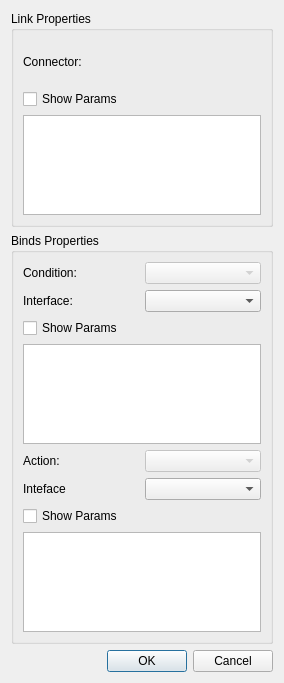
<?xml version="1.0" encoding="UTF-8"?>
<ui version="4.0">
 <class>StructuralLinkForm</class>
 <widget class="QDialog" name="StructuralLinkForm">
  <property name="geometry">
   <rect>
    <x>0</x>
    <y>0</y>
    <width>284</width>
    <height>683</height>
   </rect>
  </property>
  <property name="sizePolicy">
   <sizepolicy hsizetype="Expanding" vsizetype="Expanding">
    <horstretch>0</horstretch>
    <verstretch>0</verstretch>
   </sizepolicy>
  </property>
  <property name="windowTitle">
   <string>New Link</string>
  </property>
  <layout class="QGridLayout" name="lyDialog">
   <item row="2" column="0">
    <widget class="QDialogButtonBox" name="buttonBox">
     <property name="orientation">
      <enum>Qt::Horizontal</enum>
     </property>
     <property name="standardButtons">
      <set>QDialogButtonBox::Cancel|QDialogButtonBox::Ok</set>
     </property>
    </widget>
   </item>
   <item row="0" column="0">
    <widget class="QGroupBox" name="gpLink">
     <property name="sizePolicy">
      <sizepolicy hsizetype="Expanding" vsizetype="Expanding">
       <horstretch>0</horstretch>
       <verstretch>0</verstretch>
      </sizepolicy>
     </property>
     <property name="title">
      <string>Link Properties</string>
     </property>
     <layout class="QGridLayout" name="lyLink">
      <item row="0" column="0">
       <widget class="QLabel" name="lbLink">
        <property name="text">
         <string>Connector:</string>
        </property>
       </widget>
      </item>
      <item row="2" column="0">
       <widget class="QCheckBox" name="kbLinkParams">
        <property name="text">
         <string>Show Params</string>
        </property>
        <property name="checked">
         <bool>false</bool>
        </property>
        <property name="tristate">
         <bool>false</bool>
        </property>
       </widget>
      </item>
      <item row="3" column="0" colspan="2">
       <widget class="QTableView" name="tbLinkParams">
        <property name="minimumSize">
         <size>
          <width>0</width>
          <height>100</height>
         </size>
        </property>
        <property name="maximumSize">
         <size>
          <width>16777215</width>
          <height>100</height>
         </size>
        </property>
       </widget>
      </item>
     </layout>
    </widget>
   </item>
   <item row="1" column="0">
    <widget class="QGroupBox" name="gpBinds">
     <property name="sizePolicy">
      <sizepolicy hsizetype="Expanding" vsizetype="Expanding">
       <horstretch>0</horstretch>
       <verstretch>0</verstretch>
      </sizepolicy>
     </property>
     <property name="title">
      <string>Binds Properties</string>
     </property>
     <layout class="QGridLayout" name="lyBinds">
      <item row="5" column="0">
       <widget class="QLabel" name="lbActionInterface">
        <property name="text">
         <string>Inteface</string>
        </property>
       </widget>
      </item>
      <item row="2" column="0">
       <widget class="QCheckBox" name="kbConditionParams">
        <property name="text">
         <string>Show Params</string>
        </property>
        <property name="checked">
         <bool>false</bool>
        </property>
       </widget>
      </item>
      <item row="7" column="0" colspan="2">
       <widget class="QTableView" name="tbActionParams">
        <property name="minimumSize">
         <size>
          <width>0</width>
          <height>100</height>
         </size>
        </property>
        <property name="maximumSize">
         <size>
          <width>16777215</width>
          <height>100</height>
         </size>
        </property>
       </widget>
      </item>
      <item row="1" column="0">
       <widget class="QLabel" name="lbConditionInterface">
        <property name="text">
         <string>Interface:</string>
        </property>
       </widget>
      </item>
      <item row="6" column="0">
       <widget class="QCheckBox" name="kbActionParams">
        <property name="text">
         <string>Show Params</string>
        </property>
        <property name="checked">
         <bool>false</bool>
        </property>
       </widget>
      </item>
      <item row="4" column="1">
       <widget class="QComboBox" name="cbAction">
        <property name="enabled">
         <bool>false</bool>
        </property>
       </widget>
      </item>
      <item row="3" column="0" colspan="2">
       <widget class="QTableView" name="tbConditionParams">
        <property name="minimumSize">
         <size>
          <width>0</width>
          <height>100</height>
         </size>
        </property>
        <property name="maximumSize">
         <size>
          <width>16777215</width>
          <height>100</height>
         </size>
        </property>
       </widget>
      </item>
      <item row="4" column="0">
       <widget class="QLabel" name="lbAction">
        <property name="enabled">
         <bool>true</bool>
        </property>
        <property name="text">
         <string>Action:</string>
        </property>
       </widget>
      </item>
      <item row="0" column="1">
       <widget class="QComboBox" name="cbCondition">
        <property name="enabled">
         <bool>false</bool>
        </property>
       </widget>
      </item>
      <item row="0" column="0">
       <widget class="QLabel" name="lbCondition">
        <property name="enabled">
         <bool>true</bool>
        </property>
        <property name="text">
         <string>Condition:</string>
        </property>
       </widget>
      </item>
      <item row="1" column="1">
       <widget class="QComboBox" name="cbConditionInterface"/>
      </item>
      <item row="5" column="1">
       <widget class="QComboBox" name="cbActionInterface"/>
      </item>
     </layout>
    </widget>
   </item>
  </layout>
 </widget>
 <resources/>
 <connections>
  <connection>
   <sender>buttonBox</sender>
   <signal>accepted()</signal>
   <receiver>StructuralLinkForm</receiver>
   <slot>accept()</slot>
   <hints>
    <hint type="sourcelabel">
     <x>248</x>
     <y>254</y>
    </hint>
    <hint type="destinationlabel">
     <x>157</x>
     <y>274</y>
    </hint>
   </hints>
  </connection>
  <connection>
   <sender>buttonBox</sender>
   <signal>rejected()</signal>
   <receiver>StructuralLinkForm</receiver>
   <slot>reject()</slot>
   <hints>
    <hint type="sourcelabel">
     <x>316</x>
     <y>260</y>
    </hint>
    <hint type="destinationlabel">
     <x>286</x>
     <y>274</y>
    </hint>
   </hints>
  </connection>
 </connections>
</ui>
